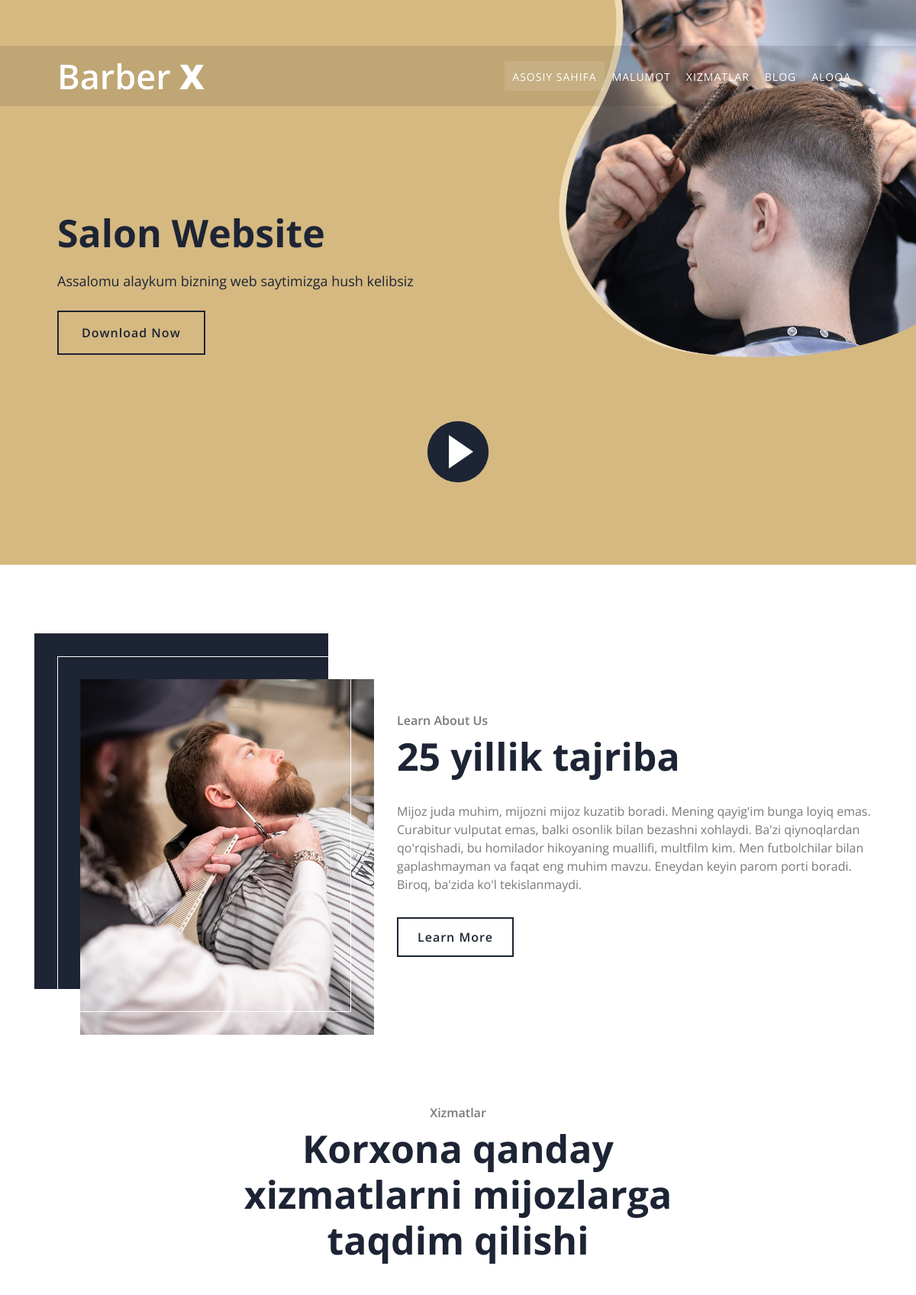
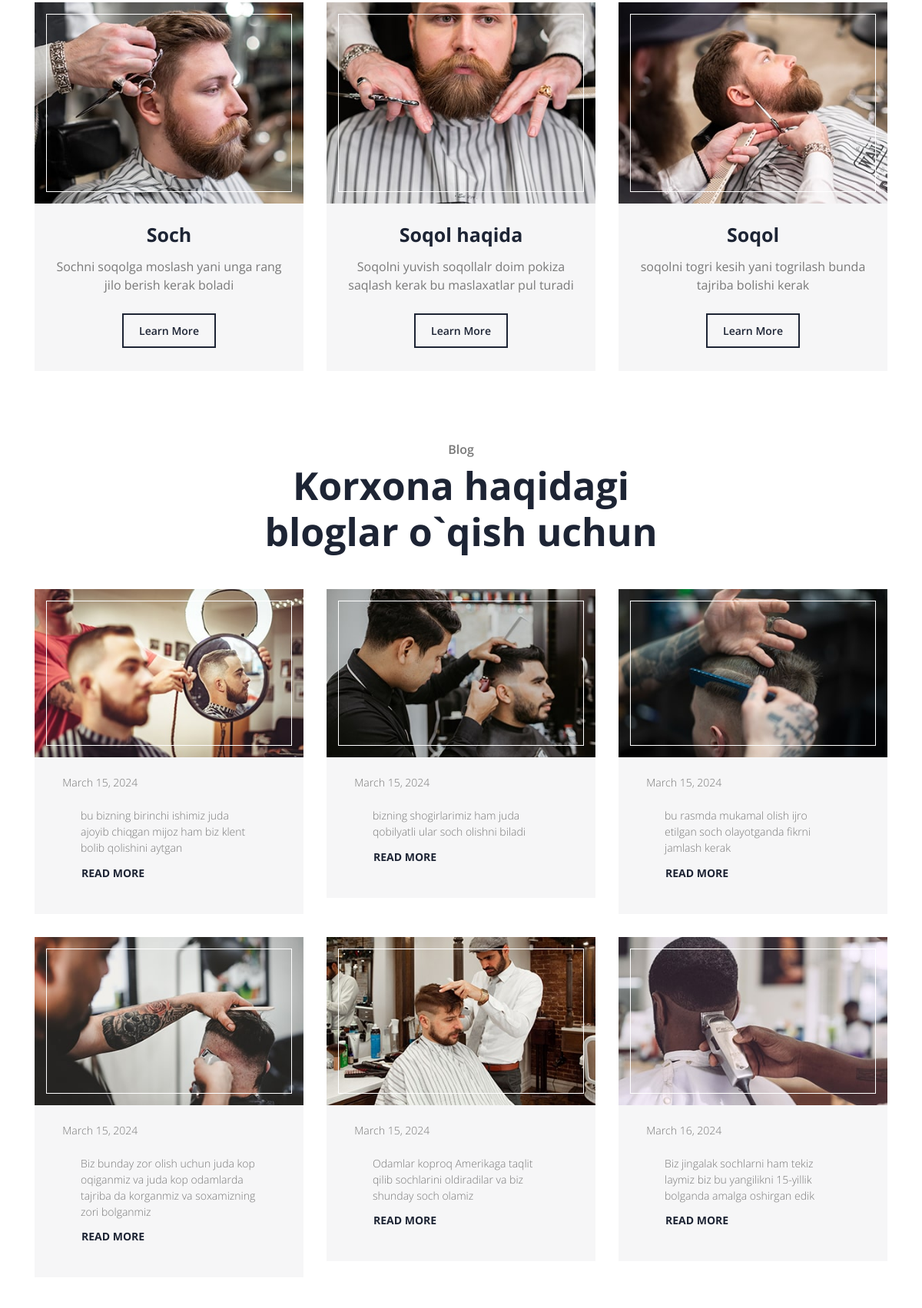
The page / (upper part) on the database its author committed (2 pictures, top to bottom).
### main/models.py (models this page shows, shortened)
class Banner(models.Model):
    title = models.CharField(max_length=255)
    body = models.TextField()

class AboutUs(models.Model):
    title = models.CharField(max_length=255)
    body = models.TextField()

class Service(models.Model):
    name = models.CharField(max_length=255)
    body = models.TextField()
    icon = models.FileField(upload_to='service/')

class Blog(models.Model):
    name = models.CharField(max_length=255)
    body = models.TextField()
    icon = models.FileField(upload_to='blog/')
    date = models.DateField(auto_now_add=True)

### main/views.py (the view)
# urls.py: path('', views.index, name='index'),
def index(request):
    baner = models.Banner.objects.last()
    about_us = models.AboutUs.objects.last()
    services = models.Service.objects.all()
    blogs = models.Blog.objects.all()
    context = {
        'baner':baner,
        'about_us':about_us,
        'services':services,
        'blogs':blogs,
    }
    return render(request, 'index.html', context)

### templates/index.html (shortened to what this page needs)
{% load static %}
<!DOCTYPE html>
<html lang="en">
    <head>
        <link href="https://stackpath.bootstrapcdn.com/bootstrap/4.4.1/css/bootstrap.min.css" rel="stylesheet">
        <link href="https://cdnjs.cloudflare.com/ajax/libs/font-awesome/5.10.0/css/all.min.css' " rel="stylesheet">
        <link href="{% static 'lib/animate/animate.min.css' %}" rel="stylesheet">
        <link href="{% static 'lib/owlcarousel/assets/owl.carousel.min.css' %}" rel="stylesheet">
        <link href="{% static 'lib/lightbox/css/lightbox.min.css' %}" rel="stylesheet">
        <link href="{% static 'css/style.css' %}" rel="stylesheet">
    </head>
    <body>
        <div class="navbar navbar-expand-lg bg-dark navbar-dark">
            <div class="container-fluid">
                <a href="{% url 'index' %}" class="navbar-brand">Barber <span>X</span></a>
                <div class="collapse navbar-collapse justify-content-between" id="navbarCollapse">
                    <div class="navbar-nav ml-auto">
                        <a href="{% url 'index' %}" class="nav-item nav-link active">Asosiy sahifa</a>
                        <a href="{% url 'about' %}" class="nav-item nav-link">Malumot</a>
                        <a href="{% url 'service' %}" class="nav-item nav-link">Xizmatlar</a>
                        <a href="{% url 'blog' %}" class="nav-item nav-link">Blog</a>
                        <a href="{% url 'contact' %}" class="nav-item nav-link">Aloqa</a>
                    </div>
                </div>
            </div>
        </div>
        <div class="hero">
            <div class="container-fluid">
                <div class="row">
                    <div class="col-sm-12 col-md-6">
                        <div class="hero-text">
                            <h1>{{baner.title}}</h1>
                            <p>
                               {{baner.body}}
                            </p>
                            <a class="btn" href="https://htmlcodex.com/barber-shop-template">Download Now</a>
                        </div>
                    </div>
                    <div class="col-sm-12 col-md-6 d-none d-md-block">
                        <div class="hero-image">
                            <img src="{% static 'img/hero.png' %}" alt="Hero Image">
                        </div>
                    </div>
                </div>
                <button type="button" class="btn-play" data-toggle="modal" data-src="https://www.youtube.com/embed/DWRcNpR6Kdc" data-target="#videoModal">
                    <span></span>
                </button>
            </div>
        </div>
        <div class="about">
            <div class="container">
                <div class="row align-items-center">
                    <div class="col-lg-5 col-md-6">
                        <div class="about-img">
                            <img src="{% static 'img/about.jpg' %}" alt="Image">
                        </div>
                    </div>
                    <div class="col-lg-7 col-md-6">
                        <div class="section-header text-left">
                            <p>Learn About Us</p>
                            <h2>{{about_us.title}}</h2>
                        </div>
                        <div class="about-text">
                            <p>
                                {{about_us.body}}
                            </p>
                            <a class="btn" href="">Learn More</a>
                        </div>
                    </div>
                </div>
            </div>
        </div>
        <div class="service">
            <div class="container">
                <div class="section-header text-center">
                    <p> Xizmatlar</p>
                    <h2>Korxona qanday xizmatlarni mijozlarga taqdim qilishi</h2>
                </div>
                <div class="row">
                    {% for service in services  %}
                    <div class="col-lg-4 col-md-6">
                        <div class="service-item">
                            <div class="service-img">
                                <img src="{{service.icon.url}}" alt="Image">
                            </div>
                            <h3>{{service.name}}</h3>
                            <p>
                                {{service.body}}
                            </p>
                            <a class="btn" href="">Learn More</a>
                        </div>
                    </div> {% endfor %}
                </div>
            </div>
        </div>
        <div class="blog">
            <div class="container">
                <div class="section-header text-center">
                    <p> Blog</p>
                    <h2>Korxona haqidagi bloglar o`qish uchun</h2>
                </div>
                <div class="row blog-page">
                    {% for blog in blogs %}
                    <div class="col-lg-4 col-md-6">
                        <div class="blog-item">
                            <div class="blog-img">
                                <img src="{{blog.icon.url}}" alt="Blog">
                            </div>
                            <div class="blog-meta">
                                <p>{{blog.date}}</p>
                                <div class="blog-text">
                                    <p>{{blog.body}}</p>
                                    <a class="btn" href="">Read More </a>
                                </div>
                            </div>
                        </div>
                    </div> {% endfor %}
                    </div>
                </div>
        </div>
    </body>
</html>

### rows shown on the page
Banner: title "Salon Website", body "Assalomu alaykum bizning web saytimizga hush kelibsiz"
AboutUs: title "25 yillik tajriba", body "Mijoz juda muhim, mijozni mijoz kuzatib boradi. Mening qayig'im bunga loyiq emas. Curabitur vulputat emas, balki osonlik bilan bezashni xohlaydi. Ba'zi qiynoqlardan qo'rqishadi, bu homilador hikoyaning muallifi, multfilm kim. Men futbolchilar bilan gaplashmayman va faqat eng muhim mavzu. Eneydan keyin parom porti boradi. Biroq, ba'zida ko'l tekislanmaydi."
Service: icon (picture), name "Soch", body "Sochni soqolga moslash yani unga rang jilo berish kerak boladi"
Service: icon (picture), name "Soqol haqida", body "Soqolni yuvish soqollalr doim pokiza saqlash kerak bu maslaxatlar pul turadi"
Service: icon (picture), name "Soqol", body "soqolni togri kesih yani togrilash bunda tajriba bolishi kerak"
Blog: icon (picture), date "March 15, 2024", body "bu bizning birinchi ishimiz juda ajoyib chiqgan mijoz ham biz klent bolib qolishini aytgan"
Blog: icon (picture), date "March 15, 2024", body "bizning shogirlarimiz ham juda qobilyatli ular soch olishni biladi"
Blog: icon (picture), date "March 15, 2024", body "bu rasmda mukamal olish ijro etilgan soch olayotganda fikrni jamlash kerak"
Blog: icon (picture), date "March 15, 2024", body "Biz bunday zor olish uchun juda kop oqiganmiz va juda kop odamlarda tajriba da korganmiz va soxamizning zori bolganmiz"
Blog: icon (picture), date "March 15, 2024", body "Odamlar koproq Amerikaga taqlit qilib sochlarini oldiradilar va biz shunday soch olamiz"
Blog: icon (picture), date "March 16, 2024", body "Biz jingalak sochlarni ham tekiz laymiz biz bu yangilikni 15-yillik bolganda amalga oshirgan edik"
